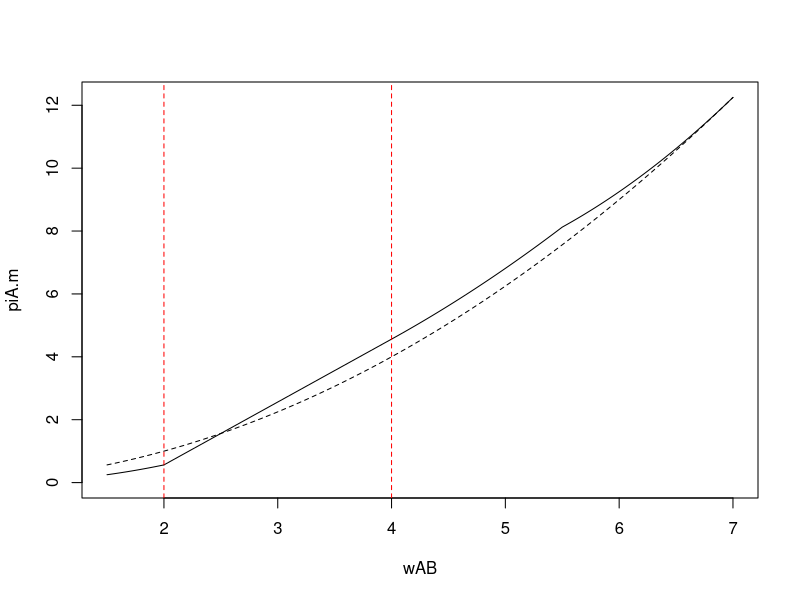
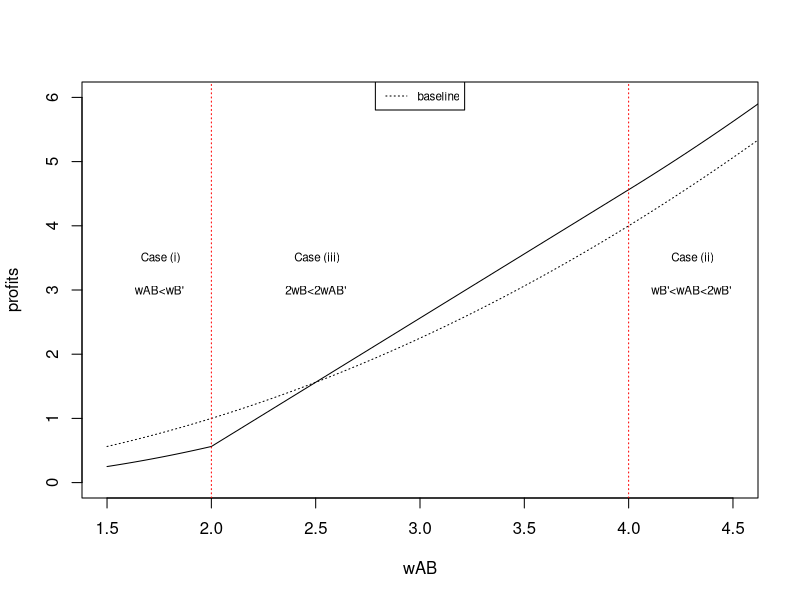
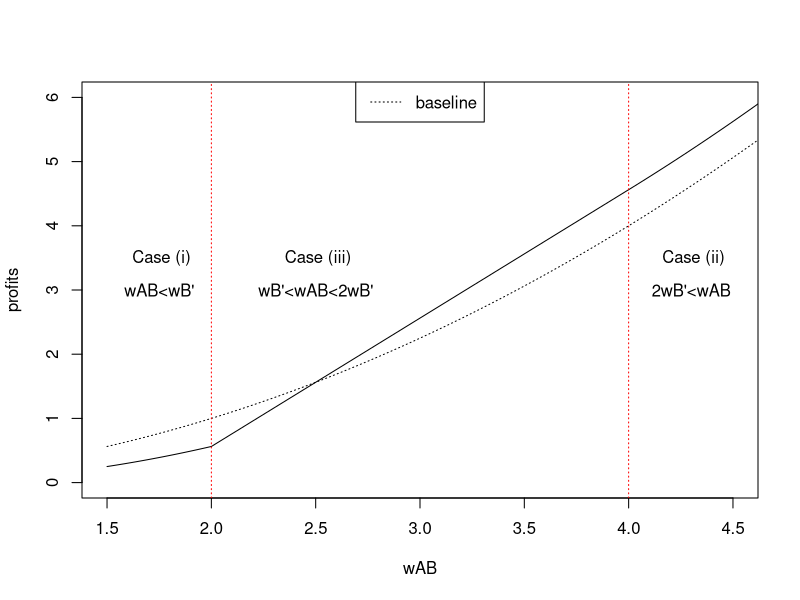

Generate these figures, in order, with R:
## ---- chunk 1
cA <- 0 
cB.p <- 0 
uA.0 <- 1 
uA.1 <- 5 # st. uA.1>2*uB
uB <- 2 # st. uA.0 < uB < uA.1
min.wB <- .5 # 0<wB<uB
## ---- chunk 2
cB.seq <- seq(from=cB.p,to=uB-min.wB,by=.02)
uA.seq <- seq(from=uA.0,to=uA.1,by=.02)
cB <- c(rep(uB-min.wB,length(uA.seq)),rev(cB.seq))
uA <- c(uA.seq,rep(uA.1,length(cB.seq)))

wA <- uA - cA
wB.p <- uB - cB.p
wB <- uB - cB
wAB <- wA + wB
## ---- chunk 3
piA.m <- ifelse(wAB<=wB.p,(wA^2)/4,NA)
piAB.m <- (wAB^2)/4
piAB.star <- ifelse(wAB>=2*wB.p, piAB.m + (cB-cB.p)^2/4,NA)
piAB.tilde <- ifelse(wAB>=wB.p & wAB<=2*wB.p, (wAB-wB.p)*wB.p + (cB-cB.p)^2/4,NA)
## ---- chunk 4
ymax <- max(piAB.star,na.rm=T)

# case 1
plot(wAB,piA.m,xlim=c(min(wAB),max(wAB)),ylim=c(0,ymax),ty="l")
# case 2
lines(wAB,piAB.star)
# case 3
lines(wAB,piAB.tilde)
# baseline
lines(wAB,piAB.m,lty=2)
# thresholds
abline(v=wB.p,lty=2,col="red")
abline(v=2*wB.p,lty=2,col="red")
## ---- chunk 5
plot(wAB,piA.m,xlim=c(min(wAB),4.5),ylim=c(0,6),ty="l",ylab="profits",
     #xaxt="n",yaxt="n"
     )
# case 2
lines(wAB,piAB.star)
# case 3
lines(wAB,piAB.tilde)
# baseline
lines(wAB,piAB.m,lty=3)
# cases
abline(v=wB.p,lty=3,col="red")
abline(v=2*wB.p,lty=3,col="red")
# legend
legend("top", legend="baseline", lty=3,cex=.7)
text(1.75, 3.5, " Case (i)",cex=.7)
text(1.75, 3, "wAB<wB'",cex=.7)
text(4.3, 3.5, " Case (ii)",cex=.7)
text(4.3, 3, "wB'<wAB<2wB'",cex=.7)
text(2.5, 3.5, " Case (iii)",cex=.7)
text(2.5, 3, "2wB<2wAB'",cex=.7)
## ---- chunk 6
# save plot
pdf(file="fig1.pdf",
width=8, height=6)
  plot(wAB,piA.m,xlim=c(min(wAB),4.5),ylim=c(0,6),ty="l",ylab="profits",
       #xaxt="n",yaxt="n"
       )
  # case 2
  lines(wAB,piAB.star)
  # case 3
  lines(wAB,piAB.tilde)
  # baseline
  lines(wAB,piAB.m,lty=3)
  # cases
  abline(v=wB.p,lty=3,col="red")
  abline(v=2*wB.p,lty=3,col="red")
  # legend
  legend("top", legend="baseline", lty=3,cex=1)
  text(1.75, 3.5, " Case (i)",cex=1)
  text(1.75, 3, "wAB<wB'",cex=1)
  text(4.3, 3.5, " Case (ii)",cex=1)
  text(4.3, 3, "2wB'<wAB",cex=1)
  text(2.5, 3.5, " Case (iii)",cex=1)
  text(2.5, 3, "wB'<wAB<2wB'",cex=1)
dev.off()
